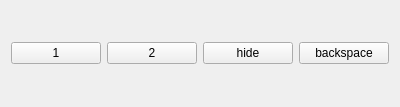
<?xml version="1.0" encoding="UTF-8"?>
<ui version="4.0">
 <class>InputView</class>
 <widget class="QWidget" name="InputView">
  <property name="geometry">
   <rect>
    <x>0</x>
    <y>0</y>
    <width>400</width>
    <height>107</height>
   </rect>
  </property>
  <property name="windowTitle">
   <string>Form</string>
  </property>
  <layout class="QHBoxLayout" name="horizontalLayout">
   <item>
    <widget class="QPushButton" name="btn1">
     <property name="text">
      <string>1</string>
     </property>
    </widget>
   </item>
   <item>
    <widget class="QPushButton" name="btn2">
     <property name="text">
      <string>2</string>
     </property>
    </widget>
   </item>
   <item>
    <widget class="QPushButton" name="hideBtn">
     <property name="text">
      <string>hide</string>
     </property>
    </widget>
   </item>
   <item>
    <widget class="QPushButton" name="backspaceBtn">
     <property name="text">
      <string>backspace</string>
     </property>
    </widget>
   </item>
  </layout>
 </widget>
 <resources/>
 <connections/>
</ui>
